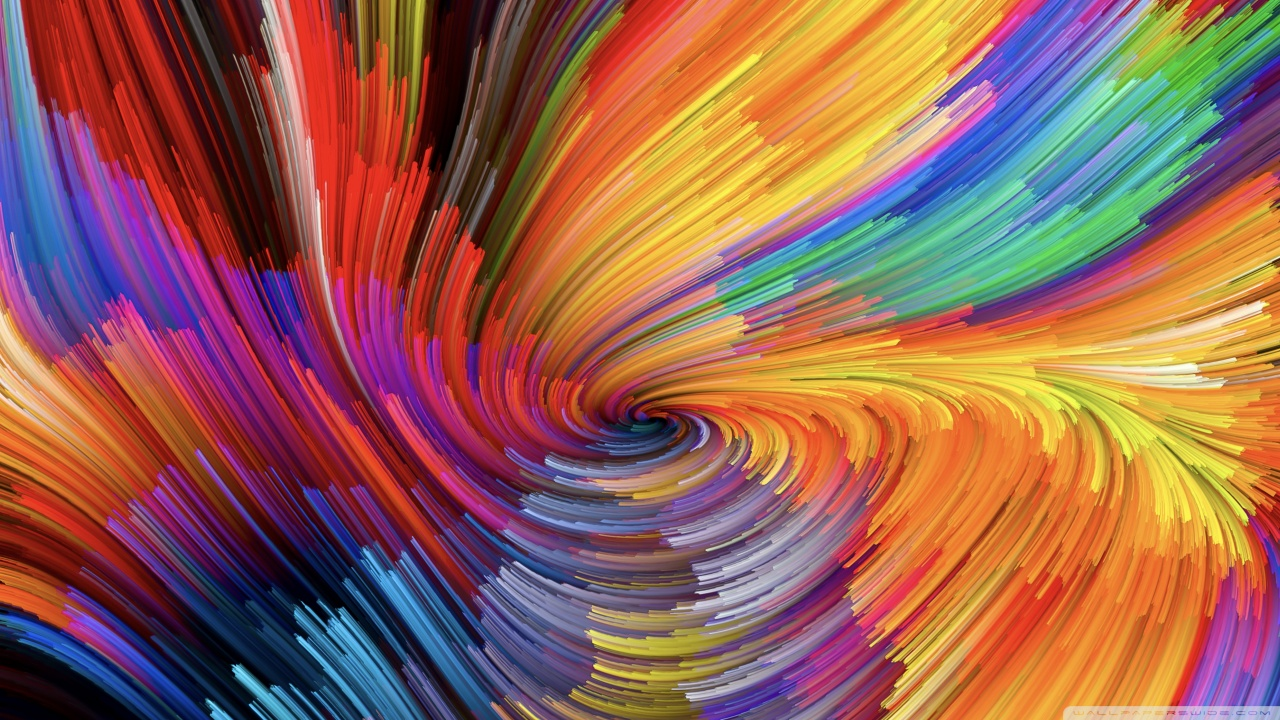
#> input picture bg.jpg, 1280 x 720 px
$ jupyter execute Assignment1-_Github_and_Python.ipynb   (shell and % lines are left out)
#> lines starting #> are read from the running program, lines starting #| are printed output that depends on the picture; long printed decimals are rounded
I hope by now, you have installed Python and Jupyter Notebook and now know some basic shorcuts to work with it, if not look at the documentation-https://jupyter-notebook.readthedocs.io/en/stable/.

We will next look at version controlling and some hands on tasks on python. For version controlling we will use a free open-source version control software Git.

To install git follow https://git-scm.com/book/en/v2/Getting-Started-Installing-Git. After that create an account on Github which is a version control platform that uses git.

After you are done, fire your terminal and setup git on your local system.
```
git config --global user.name "John Doe"
git config --global user.email johndoe@example.com
```

Now go to Github and create a repository. Get that repository to your local system. Hint- search ```git clone``` and learn about it. After creating a repository and cloning it into your local system, we will commit and push this file into the repository. So move this notebook to the cloned repo and then search how to commit and push into github repository.

```Hint : git add, git status, git commit, git push will be helpful```

Let's get started. So this assignment is a basic assignment on Python3.0 and some basic libraries. Import all the required libraries in the cell below this.

[cell 1]
import numpy as np
import pandas as pd
import cv2
import matplotlib.pyplot as plt

Your first task is very simple. Create a string to store your name and then append your favorite number to it. If you don't know how to get started with python basic commands, search for w3school python tutorial and have a look at them.

[cell 2]
a="akshat"
a+="7"
print(a)

Implement a python function Mult(X,Y) that takes input 2 matrices X and Y and calculates their product (Use brute force looping method).

[cell 3]
def Mult(x,y):
    if len(x[0])!=len(y):
        raise Exception("Matrix shape no compatible")
    z=[[] for i in range(len(x))]
    for i in range(len(x)):
        for j in range(len(y[0])):
            c=0
            for k in range(len(x[0])):
                    c+=x[i][k]*y[k][j]
            z[i].append(c)
    return z
x=[[1,2,3],[1,2,3]]
y=[[1,2],[1,2],[1,2]]
Mult(x,y)

Create a square matrix of size 100X100 with random values from 0 to 1 using numpy(you have to import numpy at this stage) and multiply it with itself with the help of Mult(X,Y) function. Use time module to measure how long the multiplication takes. If you are stuck and don't know how to use and install new library/module Google about it.

[cell 4]
arr1=np.random.randint(0,2,(100,100))
np.array(Mult(arr1,arr1))

Now search how to multiply two numpy arrays using a numpy utility function. dot() will be helpful. Similary measure the time that numpy takes to make this multiplication and compare it with above.

[cell 5]
np.dot(arr1,arr1)

It's now time to save and make a commit, similar to above and push the current state to github. Again same set of commands.

Now you want to use your roll number instead of your name in the very first task. Go ahead and do it and make a commit, don't push it this time. Now you think that your identity should not be limited to a number, so you want to again revert back, but you want to do so without changing the code. Git has your back here. Google how to rever a commit and go back to your initial state. Hint- https://opensource.com/article/18/6/git-reset-revert-rebase-commands

Let's march ahead with python. We will use import an image(you can use any image, get it to your directory and start working). Google how to import an image in python(Search about OpenCV/PIL library). Convert the image into grayscale and show the image.(to show you can use cv2 and also you can use matplotlib, Google both the methods)

[cell 6]
img=cv2.imread("bg.jpg")
#> img is the input picture: shape (720, 1280, 3); mean B, G, R 82.4, 96.3, 150.2
rgb_img=cv2.cvtColor(img,cv2.COLOR_BGR2RGB)
gray_img=cv2.cvtColor(img,cv2.COLOR_BGR2GRAY)
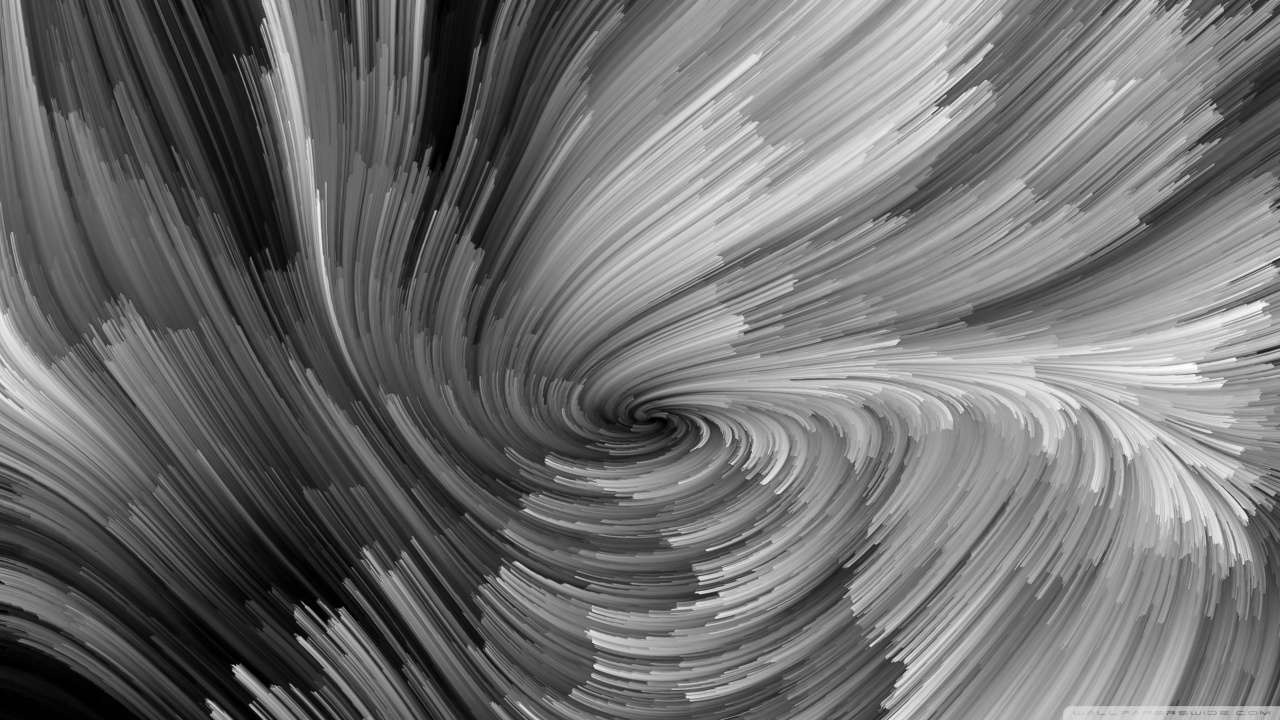
#> gray_img: shape (720, 1280); min 0, max 253, mean 110.8
#plt.imshow(rgb_img)
plt.imshow(rgb_img)
cv2.imshow('grayscale image',gray_img)
cv2.waitKey(0)

Now we will see git branching in action. So basically let's say you and your friend are working on the same project. One utility git provides that you both can independently work without affecting each other. To do so we create branches. So now create a new branch with branchname as your name and checkout to that branch. Hint - ```git branch``` (I am once again asking you to Google xD) Search about other options for git branch. Now whatever you will implement will be done in your branch and won't affect the entire application.

So let's do something in your branch. Now crop the image into a new image, to get a new image which is 1/4th the size of the original image.(keep only the topleft portion). Apply a gaussian blur on the cropped image and again print the image to see the effects.

[cell 7]
crop_img=rgb_img[0:400,0:600,:]
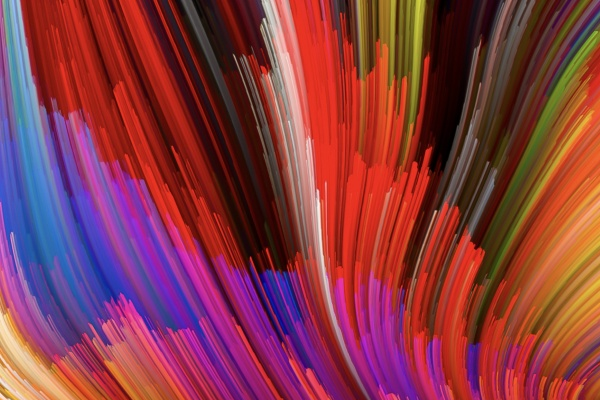
#> crop_img: shape (400, 600, 3); mean R, G, B 136.8, 57.4, 67.8
gauss_img=cv2.GaussianBlur(crop_img,(7,7),0)
plt.subplot(1,2,1)
plt.imshow(gauss_img)
plt.subplot(1,2,2)
plt.imshow(crop_img)
plt.show()
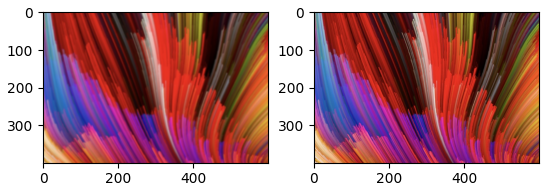
#> figure drawn by matplotlib, 2 panels

Now calculate the mean and median pixel values of the cropped image. Numpy will come in handy. Now we will do histogramming of the pixels. Search about calcHist function from cv2 library to build the histogram. Now plot the histogram using matplotlib library (don't forget to import it xD)

[cell 8]
mean_pixel=np.mean(crop_img)
#> mean_pixel = 87.34
median_pixel=np.median(crop_img)
#> median_pixel = 69
print(mean_pixel,median_pixel)
#| 87.344 69.0
hist= cv2.calcHist(crop_img,[1],None,[256],[0,256])
#> hist = 256 values, max 28 at index 29, min 0 at index 134, mean 7.03
plt.subplot(1,2,1)
plt.plot(hist)
plt.subplot(1,2,2)
plt.hist(crop_img.ravel(),256,[0,256])
plt.show()
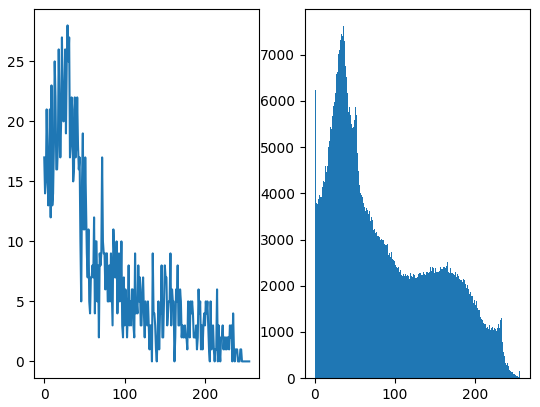
#> figure drawn by matplotlib, 2 panels; panel 1: curve peaks at x = 29, y = 28; panel 2: tallest bar 7614 high, from x = 35 to 36

So now you have completed working on your cropped Image. That brings you back to commit and push. So here you have to push from your branch only, because you have committed on that branch. Google how to do that.

Impressed with your work, you finally decided that your work on your branch should be there on the main project(which is the main branch). So you want to merge your branch to main branch. Google how to do that. ```Hint - git merge```. Here do find out about merge conflicts(beleive me you don't want them). Again a merge command is itself a commit, so you have to again push it to github. Now finally we are in the main branch. You can use another utility command ```git log``` to see your entire commit history.

Let's now do some so called "cool" stuff with the image to realise the chadness of python libraries. In the original image(not the cropped one) we will do edge detection(we will use canny edge detection method which is a common method). Surprisingly openCV handles it very easily. To know how - https://docs.opencv.org/master/da/d22/tutorial_py_canny.html .

[cell 9]
edges = cv2.Canny(crop_img,100,100)
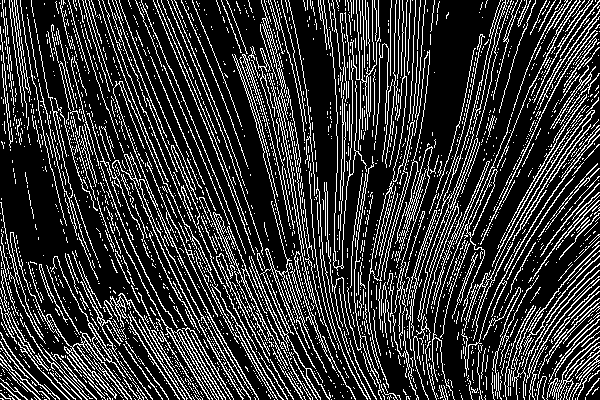
#> edges: shape (400, 600); 20.9% white in thin lines or dots
plt.subplot(1,2,1),plt.imshow(crop_img,cmap = 'gray')
plt.title('Original Image'), plt.xticks([]), plt.yticks([])
plt.subplot(1,2,2),plt.imshow(edges,cmap = 'gray')
plt.title('Edge Image'), plt.xticks([]), plt.yticks([])
plt.show()
